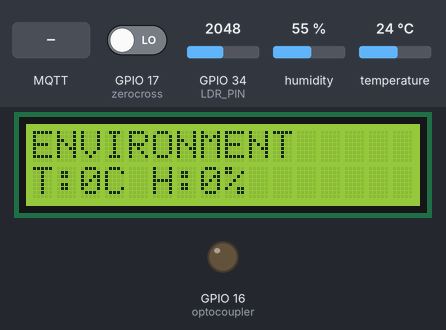
Simulated run of this sketch. Board: ESP32. On the bench: 16×2 character LCD, output pins drawn as LEDs (lit = HIGH). The inputs (shaded band) are chosen by the test bench; at power-on: GPIO 34 (LDR_PIN) = 2048, GPIO 17 (zerocross) LOW, humidity 55 %, temperature 24 °C. WiFi joins after 1.5 s; servers stay silent unless stated; no MQTT or app messages arrive unless stated; what the sketch prints to the serial monitor is not drawn.

Above: at 5.1 s.
5.2 s: MQTT message "5" arrives on the first subscribed topic
At 8.0 s:
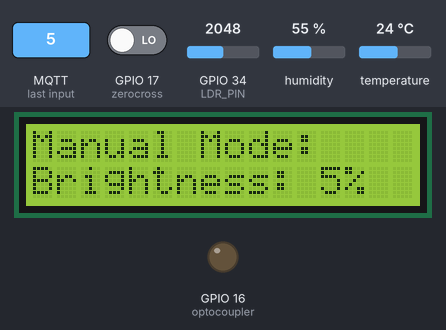
8.2 s: MQTT message "automatic" arrives on the first subscribed topic
At 9.2 s:
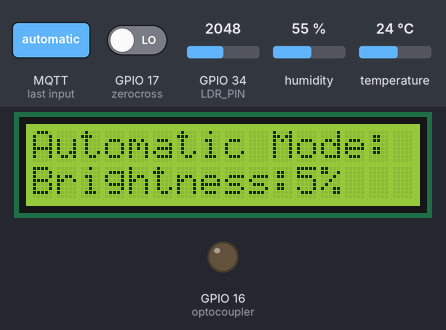
9.7 s: MQTT message "on" arrives on the first subscribed topic
At 11.1 s:
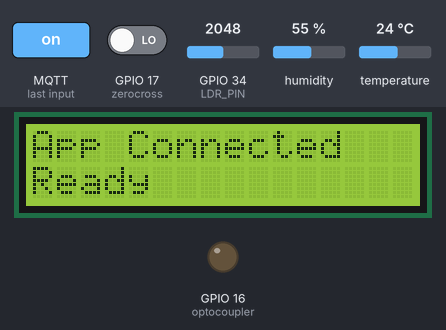
12.7 s: MQTT message "off" arrives on the first subscribed topic
At 13.8 s:
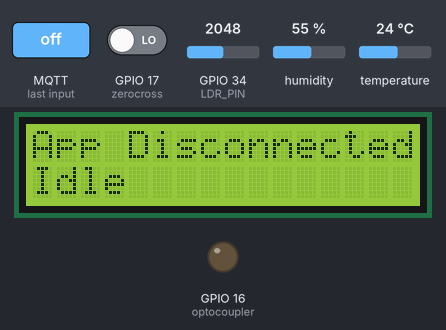
15.7 s: MQTT message "0" arrives on the first subscribed topic
At 15.97 s:
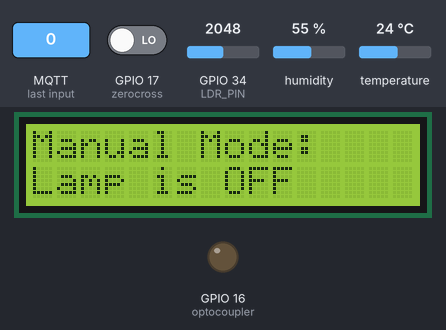
17.6 s: GPIO 34 (LDR_PIN) set to 1228
At 18.61 s:
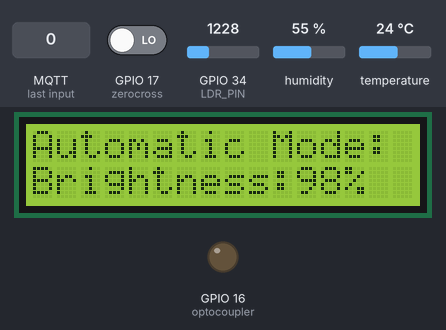
Timing chart, 0 to 20.3 s (numbered marks = the images above; inputs shaded):
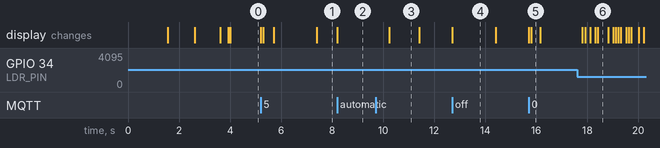

Measured:
- after the input at 5.2 s, the display: first changes at once (image 1 shows a later state)
- after the input at 8.2 s, the display: changes at once (image 2)
- after the input at 9.7 s, the display: changes after 0.53 s (image 3)
- after the input at 12.7 s, the display: changes at once (image 4)
- after the input at 15.7 s, the display: first changes at once (image 5 shows a later state)
- after the input at 17.6 s, the display: first changes after 0.21 s (image 6 shows a later state)
- what the display in image 3 shows lasts 1.2 s, from 10.2 s to 11.4 s

The sketch:

esp32_code.ino
```cpp
#include <WiFi.h>
#include <WiFiClientSecure.h>
#include <PubSubClient.h>
#include <DHT11.h>
#include <LiquidCrystal.h>

LiquidCrystal lcd(22, 21, 19, 18, 5, 23); // RS, E, D4, D5, D6, D7
DHT11 dht11(4); //sensor humidity&temperature

int temperature;
int humidity;

int zerocross = 17;
int optocoupler = 16;
int duration=4000;

#define LDR_PIN 34  // GPIO 34 (ADC1 channel 6)

volatile int brightness = 0;
volatile int brightnessmanu = 0;
volatile int brightness_before_smoothing = 0;

float Kp = 0.02;
float Ki = 0.002;
float integral = 0;

unsigned long lastPID = 0;
unsigned long lastdht = 0;
unsigned long laststatus = 0;
unsigned long lastsmoothing = 0;

unsigned long lastlcd = 0;
unsigned long lastflip = 0;

unsigned long displayStart = 0;

const unsigned long PID_INTERVAL = 20;
float TARGET_LIGHT = 0.0;

const char* WIFI_SSID = "Ooredoo1EEC87_plus";
const char* WIFI_PASSWORD = "KAEX9S6G#&?EZ";

const char* MQTT_HOST = "81135964782e485cb30707f9520dc6f6.s1.eu.hivemq.cloud";
const int MQTT_PORT = 8883;

const char* MQTT_USERNAME = "esp32_project";
const char* MQTT_PASSWORD = "YourStrongPassword123";

WiFiClientSecure espClient;
PubSubClient mqttClient(espClient);

String message;


// SYSTEM STATES


enum systemstate {
    on,
    off
};

enum LightMode {
    manual,
    automatic
};

volatile LightMode mode = manual;
volatile systemstate state = off;


// LCD STATE MACHINE


enum DisplayState {
    DISPLAY_MANUAL,
    DISPLAY_AUTOMATIC,
    DISPLAY_ENVIRONMENT,
    DISPLAY_APP_CONNECTED,
    DISPLAY_APP_DISCONNECTED
};

DisplayState displayState = DISPLAY_MANUAL;

bool displayTemporary = false;

unsigned long displayDuration = 1700;
unsigned long displayLastChange = 0;

// BRIGHTNESS

int mapBrightness(int appbrightness) {
    // Map 0-100 to 20-100
    int realbrightness = 20 + (appbrightness * 80 / 100);
    return realbrightness;
}

void brightnesssmoother(int brightness_before_smoothing) {
    if (brightness < brightness_before_smoothing) {
        brightness++;
    }
    else if (brightness > brightness_before_smoothing) {
        brightness--;
    }
}


//            TRIAC DELAY TABLE

const uint16_t delayTable[101] = {
    9867, 9862, 9846, 9815, 9770, 9708, 9629, 9533, 9419, 9287,
    9135, 8964, 8774, 8669, 8607, 8540, 8468, 8392, 8332, 8268,
    8199, 8136, 8075, 8009, 7949, 7887, 7825, 7765, 7704, 7644,
    7583, 7523, 7463, 7404, 7344, 7285, 7226, 7167, 7107, 7048,
    6988, 6929, 6870, 6811, 6751, 6691, 6631, 6571, 6511, 6451,
    6390, 6329, 6268, 6207, 6144, 6082, 6020, 5957, 5894, 5830,
    5765, 5701, 5635, 5569, 5502, 5435, 5367, 5298, 5228, 5158,
    5086, 5013, 4940, 4865, 4789, 4712, 4633, 4552, 4471, 4387,
    4300, 4213, 4122, 4029, 3933, 3834, 3732, 3626, 3514, 3398,
    3275, 3145, 3007, 2858, 2697, 2518, 2316, 2080, 1788, 1377,
    1000
};


//           HARDWARE TIMERS


hw_timer_t *timer = NULL;
hw_timer_t *timer2 = NULL;

void IRAM_ATTR pulseISR() {
    digitalWrite(optocoupler, LOW);
}

void IRAM_ATTR timerISR() {
    digitalWrite(optocoupler, HIGH);

    timerWrite(timer2, 0);
    timerAlarm(timer2, 75, false, 0);
}

void IRAM_ATTR zcfunction() {
    if (brightness != 0) {
        timerWrite(timer, 0);
        timerAlarm(timer, delayTable[mapBrightness(brightness)], false, 0);
    }
}

// PID


void updatePID() {
    int light = analogRead(LDR_PIN);
    float error = TARGET_LIGHT - light;
    float dt = PID_INTERVAL / 1000.0;
    integral += error * dt;
    integral = constrain(integral, -50.0, 50.0);
    float correction =(Kp * error) + (Ki * integral);
    int newBrightness =brightness + (int)correction;
    newBrightness =constrain(newBrightness, 0, 99);
    brightness = newBrightness;
}


void changeDisplayState(DisplayState newState) {

    displayState = newState;

    displayLastChange = millis();


    // Temporary messages
    if (newState == DISPLAY_APP_CONNECTED ||
        newState == DISPLAY_APP_DISCONNECTED) {

        displayTemporary = true;
    }
    else {
        displayTemporary = false;
    }

    lastlcd = 0;
}


// MQTT CALLBACK


void callback(char* topic, byte* payload, unsigned int length) {

    message = "";

    for (unsigned int i = 0; i < length; i++) {
        message += (char)payload[i];
    }

    if (message == "manual") {

        mode = manual;

        brightness = brightnessmanu;

        changeDisplayState(DISPLAY_MANUAL);
    }

    else if (message == "automatic") {

        brightnessmanu = brightness;

        TARGET_LIGHT = analogRead(LDR_PIN);

        integral = 0;

        mode = automatic;

        changeDisplayState(DISPLAY_AUTOMATIC);
    }


    else if (message == "on") {

        state = on;

        changeDisplayState(DISPLAY_APP_CONNECTED);
    }

    else if (message == "off") {
        state=off;
        changeDisplayState(DISPLAY_APP_DISCONNECTED);
    }


    else {
        brightness_before_smoothing = message.toInt();
        changeDisplayState(DISPLAY_MANUAL);
    }
}


//                 LCD STATE MACHINE


void updateLCD() {

    unsigned long now = millis();

    //            TEMPORARY APP MESSAGE


    if (displayTemporary) {

        if (now - displayLastChange >= displayDuration) {

            displayTemporary = false;


                if (mode == manual) {
                    changeDisplayState(DISPLAY_MANUAL);
                }
                else {
                    changeDisplayState(DISPLAY_AUTOMATIC);
                }

        }
    }

    else{

    // IDLE DISPLAY ROTATION

        if (now - lastflip >= duration) {

            lastflip = now;

            if (displayState == DISPLAY_ENVIRONMENT) {
                duration=4000;
                if (mode == manual) {
                    changeDisplayState(DISPLAY_MANUAL);
                }
                else {
                    changeDisplayState(DISPLAY_AUTOMATIC);
                }
            }

            else {

                changeDisplayState(DISPLAY_ENVIRONMENT);
                duration=1700;
            }
        }
    }


    // PRINT CURRENT STATE


    if (now - lastlcd < 100) {
        return;
    }
    lastlcd = now;
    switch (displayState) {

        case DISPLAY_MANUAL:
            lcd.setCursor(0, 0);
            lcd.print("Manual Mode:    ");
            lcd.setCursor(0, 1);
            if (brightness == 0) {
                lcd.print("Lamp is OFF     ");
                }

            else {

                lcd.print("Brightness: ");
                lcd.print(brightness);
                lcd.print("%    ");
            }

            break;


        case DISPLAY_AUTOMATIC:

            lcd.setCursor(0, 0);
            lcd.print("Automatic Mode: ");

            lcd.setCursor(0, 1);

            lcd.print("Brightness:");
            lcd.print(brightness);
            lcd.print("%  ");
            break;


        case DISPLAY_ENVIRONMENT:

            lcd.setCursor(0, 0);
            lcd.print("ENVIRONMENT     ");

            lcd.setCursor(0, 1);

            lcd.print("T:");
            lcd.print(temperature);
            lcd.print("C H:");
            lcd.print(humidity);
            lcd.print("%       ");

            break;


        case DISPLAY_APP_CONNECTED:

            lcd.setCursor(0, 0);
            lcd.print("App Connected   ");

            lcd.setCursor(0, 1);
            lcd.print("Ready           ");

            break;

        case DISPLAY_APP_DISCONNECTED:

            lcd.setCursor(0, 0);
            lcd.print("App Disconnected");

            lcd.setCursor(0, 1);
            lcd.print("Idle            ");

            break;
    }
}

void setup() {
    lcd.begin(16, 2);
    Serial.begin(115200);
    WiFi.mode(WIFI_STA);
    WiFi.begin(WIFI_SSID, WIFI_PASSWORD);

    while (WiFi.status() != WL_CONNECTED) {
        delay(500);}

    lcd.setCursor(0, 0);
    lcd.print("wifi connected  ");

    Serial.println("wificonnected");

    delay(1000);

    espClient.setInsecure();

    mqttClient.setServer(MQTT_HOST, MQTT_PORT);

    mqttClient.connect("ESP32_Relay",MQTT_USERNAME,MQTT_PASSWORD);


    if (mqttClient.connected()) {

        lcd.setCursor(0, 1);
        lcd.print("MQTT Connected  ");

        Serial.println("client connected");
    }

    delay(1000);

    mqttClient.setCallback(callback);

    mqttClient.subscribe("home/mode");
    mqttClient.subscribe("home/brightness");
    mqttClient.subscribe("home/start");


    pinMode(zerocross, INPUT);

    pinMode(optocoupler, OUTPUT);

    digitalWrite(optocoupler, LOW);

    attachInterrupt(
digitalPinToInterrupt(zerocross),zcfunction,CHANGE);
    timer = timerBegin(1000000);

    timer2 = timerBegin(1000000);


    timerAttachInterrupt(timer, timerISR);

    timerAttachInterrupt(timer2, pulseISR);


    timerStart(timer);

    timerStart(timer2);


    // ADC attenuation
    analogSetAttenuation(ADC_11db);

    lcd.clear();
    delay(300);
    TARGET_LIGHT = analogRead(LDR_PIN);
    changeDisplayState(DISPLAY_MANUAL);
    mqttClient.publish("home/state","connecting");
}


void loop() {

    mqttClient.loop();


    // BRIGHTNESS SMOOTHING
    if ((millis() - lastsmoothing >= 10) &&(brightness != brightness_before_smoothing)) {
        brightnesssmoother(brightness_before_smoothing);
        lastsmoothing = millis();}

    // SYSTEM ON


    if (state == on) {
    // MQTT STATUS


        if ((millis() - laststatus >= 5000) &&
            mqttClient.connected()) {

            laststatus = millis();

            mqttClient.publish("home/state","online");
        }

    //               DHT11

        if (millis() - lastdht >= 4000) {
            lastdht = millis();
            int result =dht11.readTemperatureHumidity(temperature,humidity);
            if (result == 0) {
                mqttClient.publish("home/temp",String(temperature).c_str());
                mqttClient.publish("home/humidity",String(humidity).c_str());}
        }}

    //                    PID

        if (mode == automatic) {
            if (millis() - lastPID >= PID_INTERVAL) {
                updatePID();
                lastPID = millis();}}

    //            LCD STATE MACHINE
    updateLCD();
}
```
